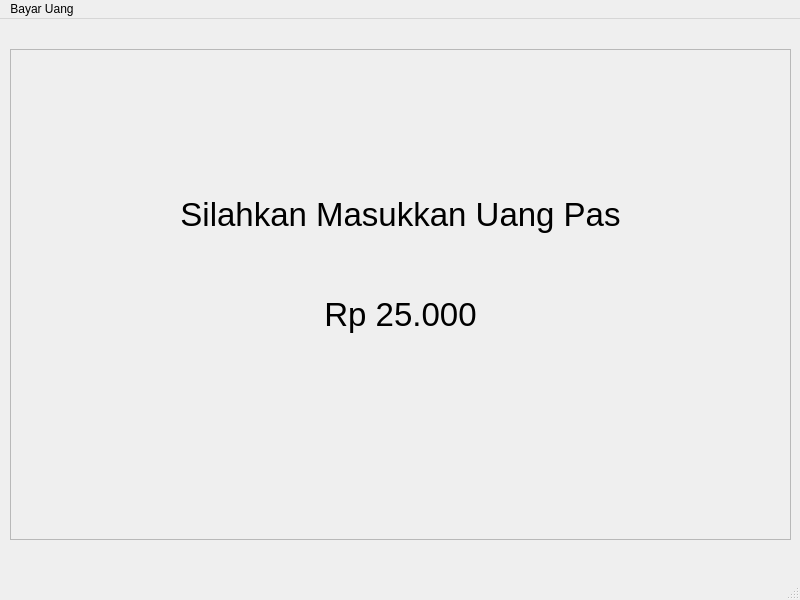
<?xml version="1.0" encoding="UTF-8"?>
<ui version="4.0">
 <class>MainWindow</class>
 <widget class="QMainWindow" name="MainWindow">
  <property name="geometry">
   <rect>
    <x>0</x>
    <y>0</y>
    <width>800</width>
    <height>600</height>
   </rect>
  </property>
  <property name="windowTitle">
   <string>MainWindow</string>
  </property>
  <widget class="QWidget" name="centralwidget">
   <widget class="QWidget" name="verticalLayoutWidget">
    <property name="geometry">
     <rect>
      <x>10</x>
      <y>30</y>
      <width>781</width>
      <height>491</height>
     </rect>
    </property>
    <layout class="QVBoxLayout" name="verticalLayout">
     <item>
      <widget class="QFrame" name="frame">
       <property name="frameShape">
        <enum>QFrame::StyledPanel</enum>
       </property>
       <property name="frameShadow">
        <enum>QFrame::Raised</enum>
       </property>
       <widget class="QLabel" name="label">
        <property name="geometry">
         <rect>
          <x>0</x>
          <y>110</y>
          <width>781</width>
          <height>111</height>
         </rect>
        </property>
        <property name="font">
         <font>
          <pointsize>25</pointsize>
         </font>
        </property>
        <property name="text">
         <string>Silahkan Masukkan Uang Pas</string>
        </property>
        <property name="alignment">
         <set>Qt::AlignCenter</set>
        </property>
       </widget>
       <widget class="QLabel" name="label_2">
        <property name="geometry">
         <rect>
          <x>0</x>
          <y>210</y>
          <width>781</width>
          <height>111</height>
         </rect>
        </property>
        <property name="font">
         <font>
          <pointsize>25</pointsize>
         </font>
        </property>
        <property name="text">
         <string>Rp 25.000</string>
        </property>
        <property name="alignment">
         <set>Qt::AlignCenter</set>
        </property>
       </widget>
      </widget>
     </item>
    </layout>
   </widget>
  </widget>
  <widget class="QMenuBar" name="menubar">
   <property name="geometry">
    <rect>
     <x>0</x>
     <y>0</y>
     <width>800</width>
     <height>21</height>
    </rect>
   </property>
   <widget class="QMenu" name="menuBayar_Uang">
    <property name="title">
     <string>Bayar Uang</string>
    </property>
   </widget>
   <addaction name="menuBayar_Uang"/>
  </widget>
  <widget class="QStatusBar" name="statusbar"/>
 </widget>
 <resources/>
 <connections/>
</ui>
